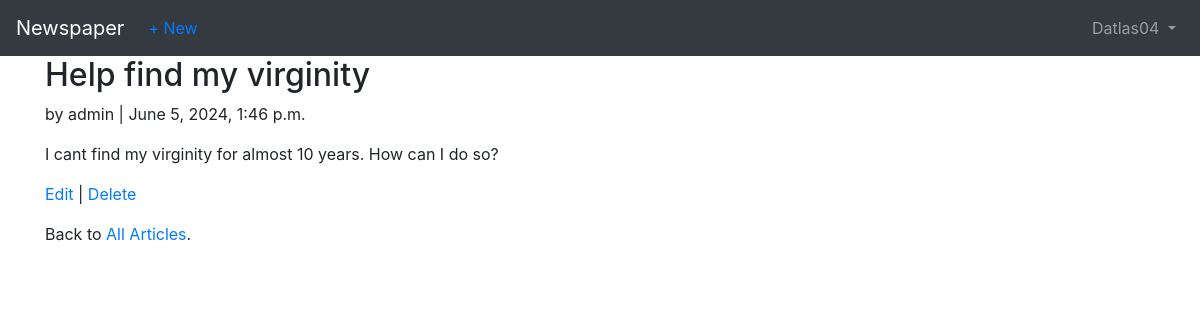
Screenshot of /articles/3/ (signed in) with the database file from the repository.
### accounts/models.py (models this page shows)
class CustomUser(AbstractUser):
    age = models.PositiveIntegerField(null=True, blank=True)

### articles/models.py (models this page shows, shortened)
class Article(models.Model):
    title = models.CharField(max_length=255)
    body = models.TextField()
    date = models.DateTimeField(auto_now_add=True)
    author = models.ForeignKey(
        get_user_model(),
        on_delete=models.CASCADE,
    )

### articles/views.py (the view)
class ArticleDetailView(LoginRequiredMixin, DetailView): # new
    model = Article
    template_name = 'article_detail.html'

### templates/article_detail.html
{% extends 'base.html' %}
{% block content %}
    <div class="article-entry">
        <h2>{{ object.title }}</h2>
        <p>by {{ object.author }} | {{ object.date }}</p>
        <p>{{ object.body }}</p>
    </div>
    <p><a href="{% url 'article_edit' article.pk %}">Edit</a> |
    <a href="{% url 'article_delete' article.pk %}">Delete</a></p>
    <p>Back to <a href="{% url 'article_list' %}">All Articles</a>.</p>
{% endblock content %}

### templates/base.html (shortened to what this page needs)
<!DOCTYPE html>
<html lang="en">
<head>
    <link rel="stylesheet" href="https://cdn.jsdelivr.net/npm/bootstrap@4.5.3/dist/css/bootstrap.min.css">
</head>
<body>
    <nav class="navbar navbar-expand-lg navbar-dark bg-dark">
        <a class="navbar-brand" href="{% url 'home' %}">Newspaper</a>
        <ul class="nav col-12 col-lg-auto me-lg-auto mb-2 justify-content-center
            mb-md-0">
            {% if user.is_authenticated %}
            <li><a href="{% url 'article_new' %}" class="nav-link px-2 link-dark">+ New</a></li>
            {%endif%}
        </ul>
        <div class="collapse navbar-collapse" id="navbarSupportedContent">
            {% if user.is_authenticated %}
                <ul class="navbar-nav ml-auto">
                    <li class="nav-item">
                        <a class="nav-link dropdown-toggle" href="#"
                        id="navbarDropdown" role="button" data-toggle="dropdown"
                        aria-haspopup="true" aria-expanded="false">
                        {{ user.username }}
                        </a>
                    </li>
                </ul>
            {% endif %}
        </div>
    </nav>
    <main>
        <div class="container">
            {% block content %}
            {% endblock content %}
        </div>
    </main>
</body>
</html>

### rows the page displays
CustomUser: username "Datlas04"
Article: title "Help find my virginity", author "admin", date "June 5, 2024, 1:46 p.m.", body "I cant find my virginity for almost 10 years. How can I do so?"
